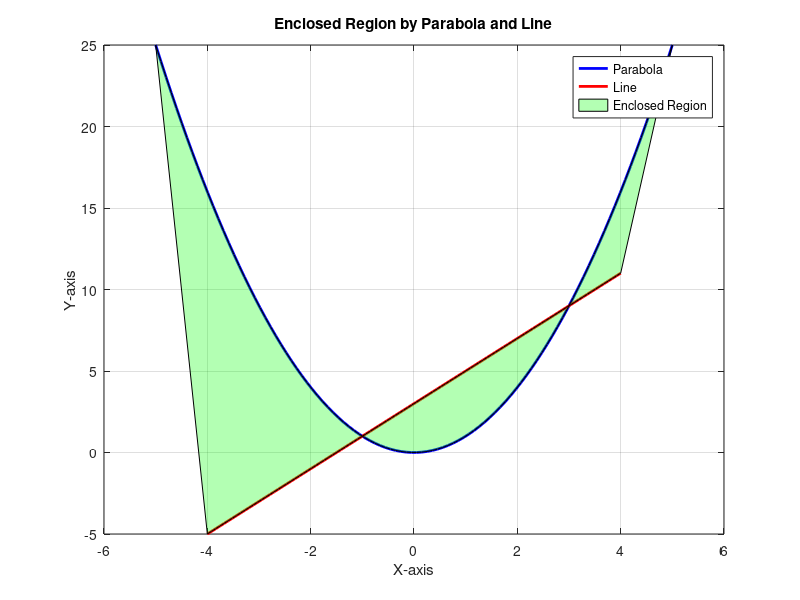

Recreate this plot in MATLAB.
% Define the parabola equation
x_parabola = linspace(-5, 5, 100);
y_parabola = x_parabola.^2;

% Define the line equation
x_line = linspace(-4, 4, 100);
y_line = 2 * x_line + 3;

% Plot the parabola
figure;
plot(x_parabola, y_parabola, 'b-', 'LineWidth', 2);
hold on;

% Plot the line
plot(x_line, y_line, 'r-', 'LineWidth', 2);

% Fill the region enclosed by the parabola and the line
fill([x_parabola, fliplr(x_line)], [y_parabola, fliplr(y_line)], 'g', 'FaceAlpha', 0.3);

% Set axis labels and title
xlabel('X-axis');
ylabel('Y-axis');
title('Enclosed Region by Parabola and Line');

% Add legend
legend('Parabola', 'Line', 'Enclosed Region');

% Show the grid
grid on;

% Display the plot
hold off;
